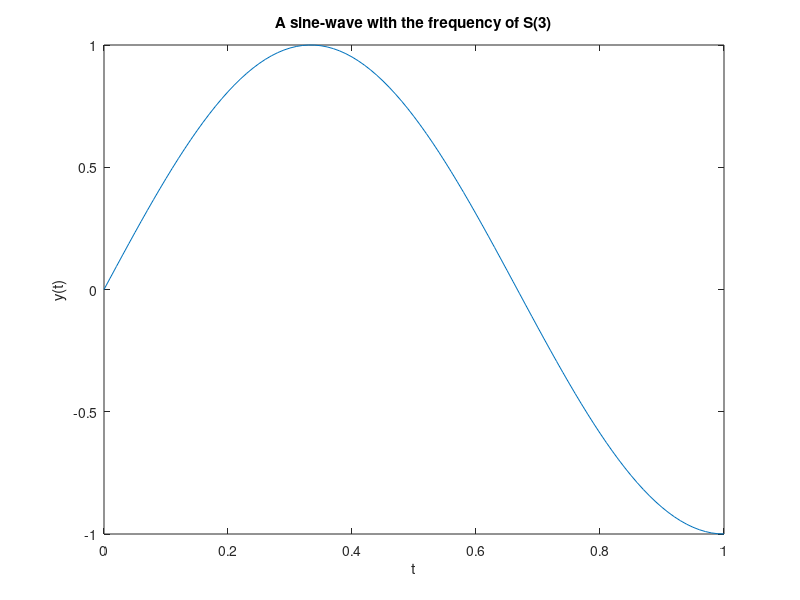
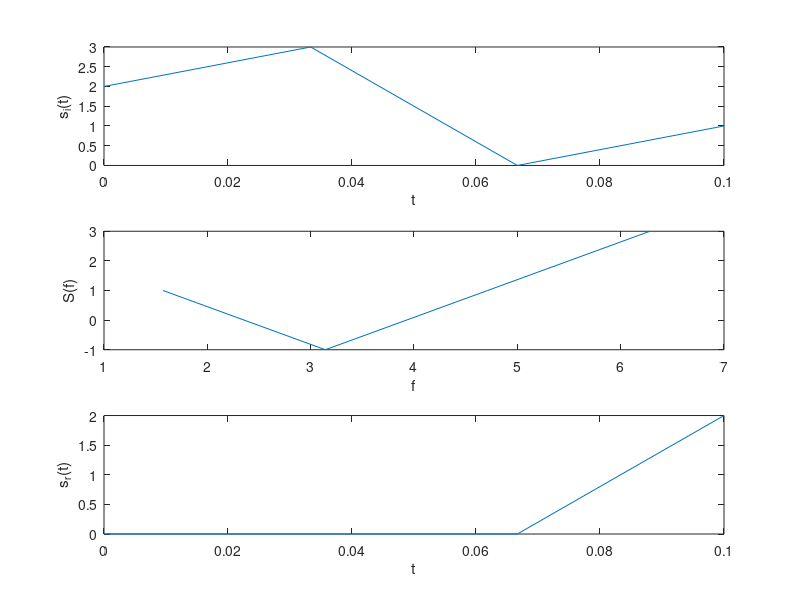

Here is the MATLAB script that generated these plots, in order:
%% Part a
N = 4;
ti = [0 1/30 2/30 3/30];
si = [2 3 0 1];

S = zeros(size(ti));
f = zeros(size(ti));

for u=1:N
    for t=0:(N-1)
        S(u) += si(t+1) * exp(-2*pi*i*u/N*t);
    end;
    f(u) = 2*pi*u/N;
end;
S ./= sqrt(N);

%% Part b
x = 0:0.01:1;
y = sin(2*pi*x*1/N*3);
figure();
plot(x,y);
title("A sine-wave with the frequency of S(3)");
xlabel("t");
ylabel("y(t)");
print("frequency.eps", "-depsc");

%% Part c
sr = zeros(size(ti));
for u=1:N
    for t=0:(N-1)
        sr(u) += S(t+1) * exp(2*pi*i*u/N*t);
    end;
end;
sr ./= sqrt(N);

%% Part d
figure();
subplot(3,1,1);
plot(ti,si);
xlabel("t");
ylabel("s_i(t)");
subplot(3,1,2);
plot(f,S);
xlabel("f");
ylabel("S(f)");
subplot(3,1,3);
plot(ti,sr);
xlabel("t");
ylabel("s_r(t)");
print("transforms.eps", "-depsc");